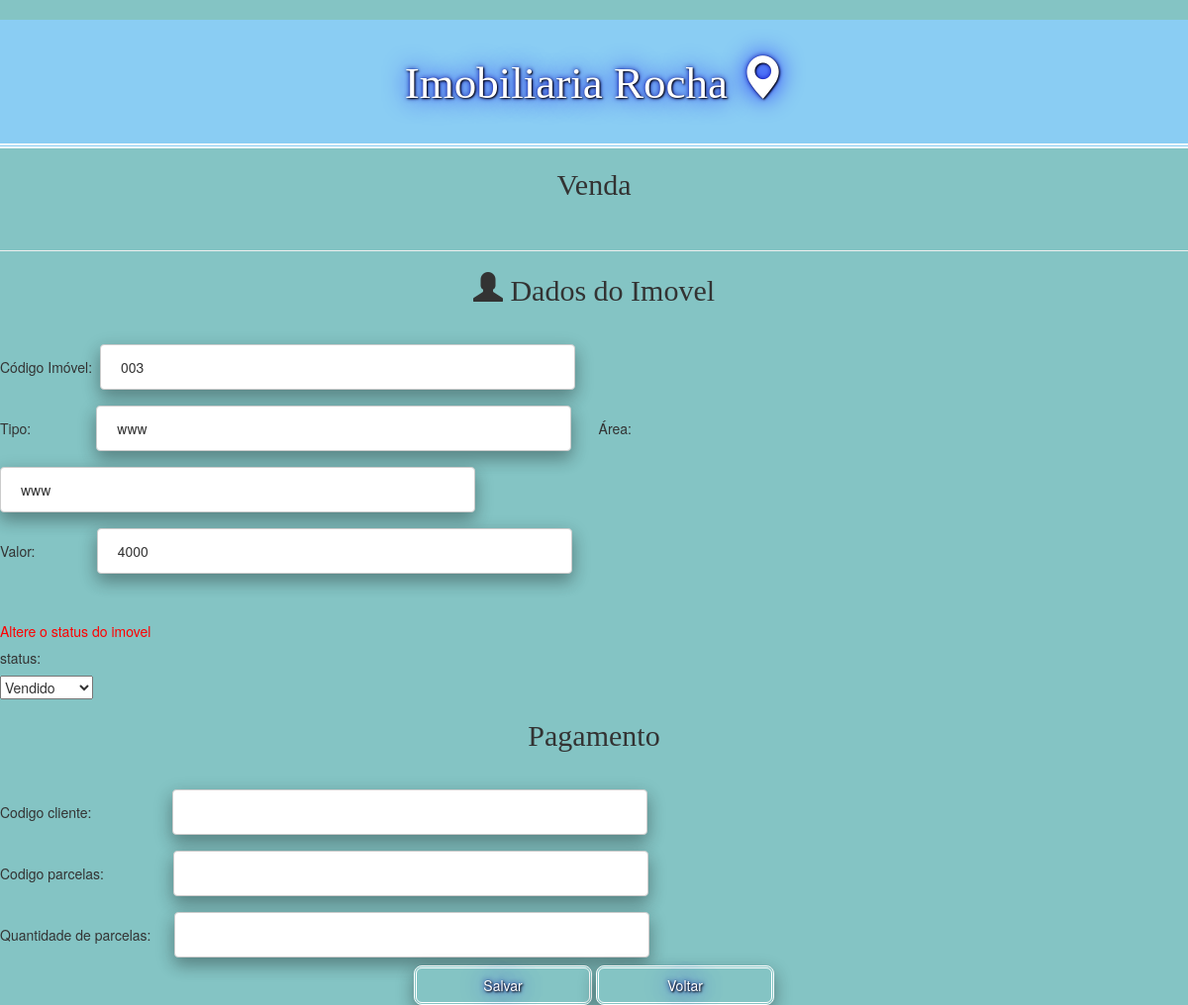
The app's page /vendaImovel.php?imovel_id=23 with its own data.
### tables this page shows
CREATE TABLE `imovel` (
  `imovel_id` int(11) NOT NULL,
  `codigo_imovel` varchar(200) NOT NULL,
  `codigo_proprietario` varchar(200) NOT NULL,
  `tipo` varchar(200) NOT NULL,
  `area` varchar(200) NOT NULL,
  `valor` int(200) NOT NULL,
  `status` varchar(200) NOT NULL,
  `informacoes` varchar(200) NOT NULL,
  `enderecoimoID` int(11) DEFAULT NULL,
  `codigoP` varchar(255) NOT NULL
);

### vendaImovel.php (the view, shortened to what this page needs)
<?php
require_once 'db_connect.php';
$imovel_id = $_GET['imovel_id'];
$sql = "SELECT * FROM imovel
where imovel_id = '$imovel_id' ";
$resultado = mysqli_query($connect, $sql);
$row_imovel = mysqli_fetch_assoc($resultado);
?>
<!DOCTYPE html>
<html lang="pt-br">
<head>
    <link rel="stylesheet" href="https://maxcdn.bootstrapcdn.com/bootstrap/3.3.7/css/bootstrap.min.css">
    <link rel="stylesheet" type="text/css" href="css/estiloImovelll.css" />
</head>
<body>
    <h1> Imobiliaria Rocha <i class="glyphicon glyphicon-map-marker"></i></h1>
    <h2>  Venda</h2><br>
    <hr>
    <div>
        <form action="vendaImovel.php?imovel_id=<?php echo $row_imovel['imovel_id']; ?>" method="POST">
        <h2> <i class="glyphicon glyphicon-user"></i> Dados do Imovel</h2><br>
        Código Imóvel: &nbsp<input type="text" name="codigo_imovel" readonly=“true” value = "<?php echo $row_imovel['codigo_imovel'];?>"><br>
                Tipo:  &nbsp&nbsp&nbsp&nbsp &nbsp&nbsp&nbsp&nbsp&nbsp &nbsp&nbsp&nbsp&nbsp&nbsp<input type="text" name="tipo" readonly=“true” value = "<?php echo $row_imovel['tipo'];?>">&nbsp&nbsp&nbsp&nbsp&nbsp&nbsp
                Área:  &nbsp&nbsp &nbsp&nbsp&nbsp&nbsp&nbsp&nbsp&nbsp&nbsp &nbsp&nbsp&nbsp&nbsp&nbsp &nbsp&nbsp&nbsp&nbsp&nbsp<input type="text" name="area" readonly=“true” value = "<?php echo $row_imovel['area'];?>"><br>
                Valor: &nbsp&nbsp&nbsp&nbsp&nbsp&nbsp&nbsp&nbsp &nbsp&nbsp&nbsp&nbsp&nbsp <input type="text" name="valor" readonly=“true” value = "<?php echo $row_imovel['valor'];?>">&nbsp&nbsp&nbsp&nbsp&nbsp<br>
            <br><br>
            <p> Altere o status do imovel</p>
              <h5>status: </h5>
                <select name = "status">
                    <option value="Vendido">Vendido</option>
                </select><br>
                <h2> Pagamento</h2><br>
                Codigo cliente:  &nbsp&nbsp&nbsp&nbsp&nbsp&nbsp&nbsp&nbsp&nbsp&nbsp&nbsp&nbsp&nbsp&nbsp &nbsp&nbsp&nbsp&nbsp&nbsp<input type="text" name="cod_cliente"><br>
                Codigo parcelas:  &nbsp&nbsp&nbsp&nbsp&nbsp&nbsp&nbsp&nbsp&nbsp&nbsp&nbsp &nbsp&nbsp&nbsp&nbsp&nbsp<input type="text" name="codigo_parcelas"><br>
                Quantidade de parcelas:   &nbsp&nbsp&nbsp&nbsp&nbsp<input type="text" name="quantidade_parcelas"><br>
                <center>
                <button type="submit" name="btn-salvar">Salvar</button>
                <button type="submit" name="btn-voltar">Voltar</button>
                </center>
        </form>
    </div>
</body>
</html>

### css/estiloImovelll.css (style rules this page uses)
body { background-color: rgb(132, 196, 196); }
button { width: 15%; height: 40px; background: rgb(132, 196, 196); color: #fff; border: double; border-radius: 8px; box-shadow: 0 8px 16px 0 rgba(0,0,0,0.2), 0 6px 20px 0 rgba(0,0,0,0.19); text-shadow: 1px 1px 2px black, 0 0 25px blue, 0 0 5px darkblue; }
input[type=text] { width: 40%; padding: 12px 20px; margin: 8px 0; border-radius: 4px; border: 1px solid #ccc; box-shadow: 0 8px 16px 0 rgba(0,0,0,0.2), 0 6px 20px 0 rgba(0,0,0,0.19); }
h1 { color: #01080c; background-color: rgb(138, 205, 243); font-size: 45px; font-family: ' sans-serif'; text-align: center; padding-top: 35px; padding-bottom: 35px; border-bottom: rgb(253, 251, 251) double 5px; color: white; text-shadow: 1px 1px 2px black, 0 0 25px blue, 0 0 5px darkblue; }
h2 { font-family: ' sans-serif'; text-align: center; }
p { color: red; }

### records on screen
imovel: codigo_imovel "003", tipo "www", area "www", valor "4000"
